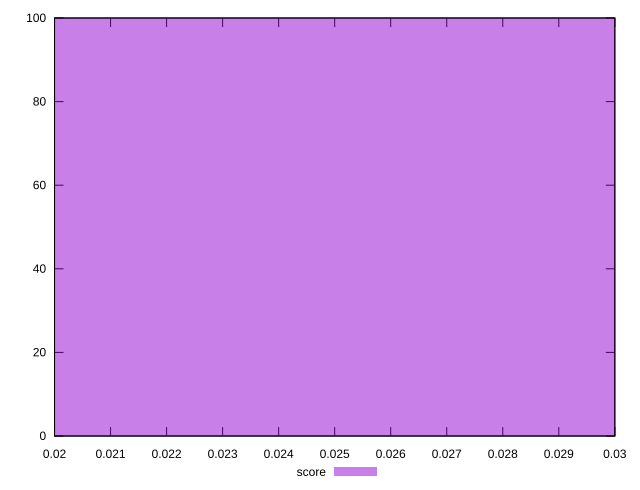

Source code (gnuplot):
reset

$score <<EOF
0.024600732457152275 100
EOF

set key outside below
set boxwidth 0.012300366228576137
set xrange [0.02:0.03]
set yrange [0:100]
set trange [0:100]
set style fill transparent solid 0.5 noborder
set terminal svg size 640, 490 enhanced background rgb 'white'
set output "report_00019_2021-02-10T18-14-37.922Z//uses-long-cache-ttl/samples/pages/score/histogram.svg"

plot $score title "score" with boxes

reset
